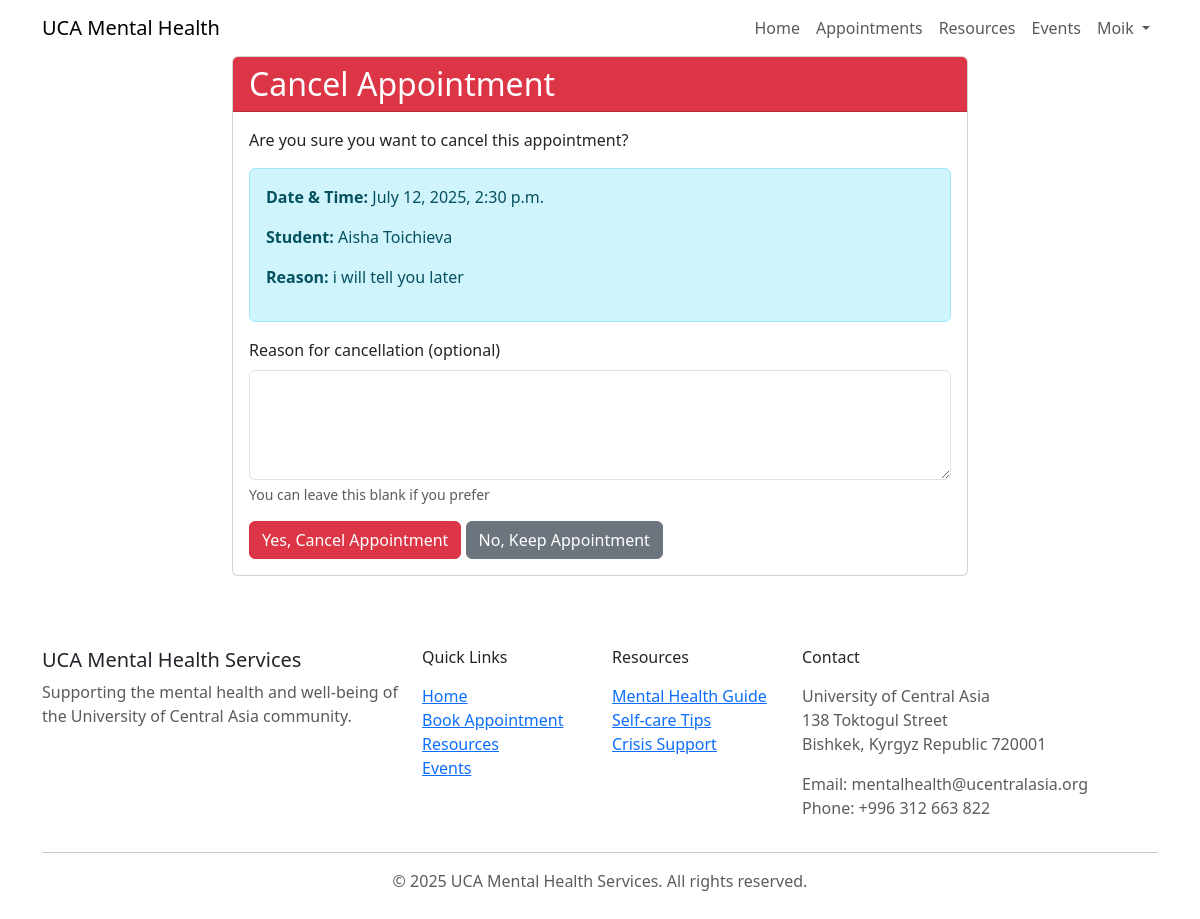
The app's page /appointments/cancel/1/ (signed in) with its own data.
### accounts/models.py (models this page shows, shortened)
class User(AbstractUser):
    USER_TYPE_CHOICES = (
        ('student', 'Student'),
        ('faculty', 'Faculty'),
        ('staff', 'Staff'),
        ('counselor', 'Counselor'),
    )
    username = models.CharField(
        _('username'),
        max_length=150,
        help_text=_('Required. 150 characters or fewer. Letters, digits and @/./+/-/_ only.'),
        validators=[AbstractUser.username_validator],
        error_messages={
            'unique': _("A user with that username already exists."),
        },
    )
    email = models.EmailField(_('email address'), unique=True)
    user_type = models.CharField(max_length=20, choices=USER_TYPE_CHOICES)
    phone_number = models.CharField(max_length=15, blank=True, null=True)
    objects = CustomUserManager()
    USERNAME_FIELD = 'email'
    REQUIRED_FIELDS = ['username']  # Email is required by default

### appointments/models.py (models this page shows, shortened)
class Appointment(models.Model):
    STATUS_CHOICES = (
        ('scheduled', 'Scheduled'),
        ('cancelled', 'Cancelled'),
        ('completed', 'Completed'),
    )
    user = models.ForeignKey(User, on_delete=models.CASCADE, related_name='user_appointments')
    counselor = models.ForeignKey(User, on_delete=models.CASCADE, related_name='counselor_appointments',
                                limit_choices_to={'user_type': 'counselor'})
    date_time = models.DateTimeField()
    status = models.CharField(max_length=20, choices=STATUS_CHOICES, default='scheduled')
    reason = models.TextField(help_text="Brief description of the reason for appointment", blank=True, null=True)  # Make it optional
    cancellation_reason = models.TextField(blank=True, null=True)  # Add cancellation reason
    notes = models.TextField(blank=True, null=True)
    created_at = models.DateTimeField(auto_now_add=True)

### appointments/views.py (the view)
# urls.py: path('cancel/<int:appointment_id>/', views.cancel_appointment, name='cancel_appointment'),
@login_required
def cancel_appointment(request, appointment_id):
    if request.user.user_type == 'counselor':
        appointment = get_object_or_404(Appointment, id=appointment_id, counselor=request.user)
    else:
        appointment = get_object_or_404(Appointment, id=appointment_id, user=request.user)
    if request.method == 'POST':
        form = CancellationForm(request.POST)
        if form.is_valid():
            appointment.status = 'cancelled'
            appointment.cancellation_reason = form.cleaned_data.get('cancellation_reason')
            appointment.save()
            try:
                time_slot = TimeSlot.objects.get(appointment=appointment)
                time_slot.is_booked = False
                time_slot.appointment = None
                time_slot.save()
            except TimeSlot.DoesNotExist:
                pass
            messages.success(request, 'Appointment cancelled successfully.')
            if request.user.user_type == 'counselor':
                return redirect('accounts:counselor_dashboard')
            else:
                return redirect('accounts:profile')
    else:
        form = CancellationForm()
    context = {
        'appointment': appointment,
        'form': form,
    }
    return render(request, 'appointments/cancel_appointment.html', context)

### appointments/forms.py
class CancellationForm(forms.Form):
    cancellation_reason = forms.CharField(
        label="Reason for cancellation (optional)",
        widget=forms.Textarea(attrs={'rows': 4, 'class': 'form-control'}),
        required=False,
        help_text="You can leave this blank if you prefer"
    )

### templates/appointments/cancel_appointment.html (shortened to what this page needs)
{% extends 'base.html' %}
{% load crispy_forms_tags %}
{% block content %}
<div class="container">
    <div class="row">
        <div class="col-md-8 offset-md-2">
            <div class="card">
                <div class="card-header bg-danger text-white">
                    <h2 class="card-title mb-0">Cancel Appointment</h2>
                </div>
                <div class="card-body">
                    <p>Are you sure you want to cancel this appointment?</p>
                    <div class="alert alert-info">
                        <p><strong>Date & Time:</strong> {{ appointment.date_time }}</p>
                        {% if user.user_type == 'counselor' %}
                            <p><strong>Student:</strong> {{ appointment.user.get_full_name|default:appointment.user.username }}</p>
                        {% else %}
                            <p><strong>Counselor:</strong> {{ appointment.counselor.get_full_name|default:appointment.counselor.username }}</p>
                        {% endif %}
                        {% if appointment.reason %}
                        <p><strong>Reason:</strong> {{ appointment.reason }}</p>
                        {% endif %}
                    </div>
                    <form method="post">
                        {{ form|crispy }}
                        <button type="submit" class="btn btn-danger">Yes, Cancel Appointment</button>
                        <a href="{% url 'appointments:view_appointment' appointment.id %}" class="btn btn-secondary">No, Keep Appointment</a>
                    </form>
                </div>
            </div>
        </div>
    </div>
</div>
{% endblock %}

### templates/base.html (shortened to what this page needs)
<!DOCTYPE html>
<html lang="en">
<head>
    <link href="https://cdn.jsdelivr.net/npm/bootstrap@5.3.0-alpha1/dist/css/bootstrap.min.css" rel="stylesheet">
    <link href="https://cdnjs.cloudflare.com/ajax/libs/font-awesome/6.5.1/css/all.min.css" rel="stylesheet">
    <link href='https://cdn.jsdelivr.net/npm/fullcalendar@5.11.3/main.min.css' rel='stylesheet' />
    {% load static %}
    <link rel="stylesheet" href="{% static 'css/style.css' %}">
</head>
<body>
    <nav class="navbar navbar-expand-lg">
        <div class="container">
            <a class="navbar-brand" href="{% url 'accounts:home' %}">UCA Mental Health</a>
            <div class="collapse navbar-collapse" id="navbarNav">
                <ul class="navbar-nav ms-auto">
                    <li class="nav-item">
                        <a class="nav-link" href="{% url 'accounts:home' %}">Home</a>
                    </li>
                    {% if user.is_authenticated %}
                        {% if user.user_type == 'counselor' %}
                        <li class="nav-item">
                            <a class="nav-link" href="{% url 'accounts:counselor_dashboard' %}">Appointments</a>
                        </li>
                        {% else %}
                        <li class="nav-item">
                            <a class="nav-link" href="{% url 'appointments:booking_calendar' %}">Book Appointment</a>
                        </li>
                        {% endif %}
                    {% else %}
                    <li class="nav-item">
                        <a class="nav-link" href="{% url 'appointments:booking_calendar' %}">Book Appointment</a>
                    </li>
                    {% endif %}
                    <li class="nav-item">
                        <a class="nav-link" href="{% url 'resources:resource_list' %}">Resources</a>
                    </li>
                    <li class="nav-item">
                        <a class="nav-link" href="{% url 'news:event_list' %}">Events</a>
                    </li>
                    {% if user.is_authenticated %}
                    <li class="nav-item dropdown">
                        <a class="nav-link dropdown-toggle" href="#" id="navbarDropdown" role="button" data-bs-toggle="dropdown">
                            {{ user.username }}
                        </a>
                    </li>
                    {% endif %}
                </ul>
            </div>
        </div>
    </nav>
    <main>
        {% block content %}{% endblock %}
    </main>
    <footer class="py-4 mt-5">
        <div class="container">
            <div class="row">
                <div class="col-md-4">
                    <h5>UCA Mental Health Services</h5>
                    <p class="text-muted">Supporting the mental health and well-being of the University of Central Asia community.</p>
                </div>
                <div class="col-md-2">
                    <h6 class="mb-3">Quick Links</h6>
                    <ul class="list-unstyled">
                        <li><a href="{% url 'accounts:home' %}">Home</a></li>
                        <li><a href="{% url 'appointments:booking_calendar' %}">Book Appointment</a></li>
                        <li><a href="{% url 'resources:resource_list' %}">Resources</a></li>
                        <li><a href="{% url 'news:event_list' %}">Events</a></li>
                    </ul>
                </div>
                <div class="col-md-2">
                    <h6 class="mb-3">Resources</h6>
                    <ul class="list-unstyled">
                        <li><a href="#">Mental Health Guide</a></li>
                        <li><a href="#">Self-care Tips</a></li>
                        <li><a href="#">Crisis Support</a></li>
                    </ul>
                </div>
                <div class="col-md-4">
                    <h6 class="mb-3">Contact</h6>
                    <address class="text-muted">
                        <p>University of Central Asia<br>
                        138 Toktogul Street<br>
                        Bishkek, Kyrgyz Republic 720001</p>
                        <p>Email: mentalhealth@ucentralasia.org<br>
                        Phone: +996 312 663 822</p>
                    </address>
                </div>
            </div>
            <hr>
            <div class="text-center">
                <p class="text-muted">© {% now "Y" %} UCA Mental Health Services. All rights reserved.</p>
            </div>
        </div>
    </footer>
</body>
</html>

### staticfiles/css/style.css (style rules this page uses)
body { min-height: 100vh; display: flex; flex-direction: column; }
footer { margin-top: auto; }

### records on screen
User: username "Moik"
Appointment: date_time "July 12, 2025, 2:30 p.m.", user.get_full_name "Aisha Toichieva", reason "i will tell you later"
